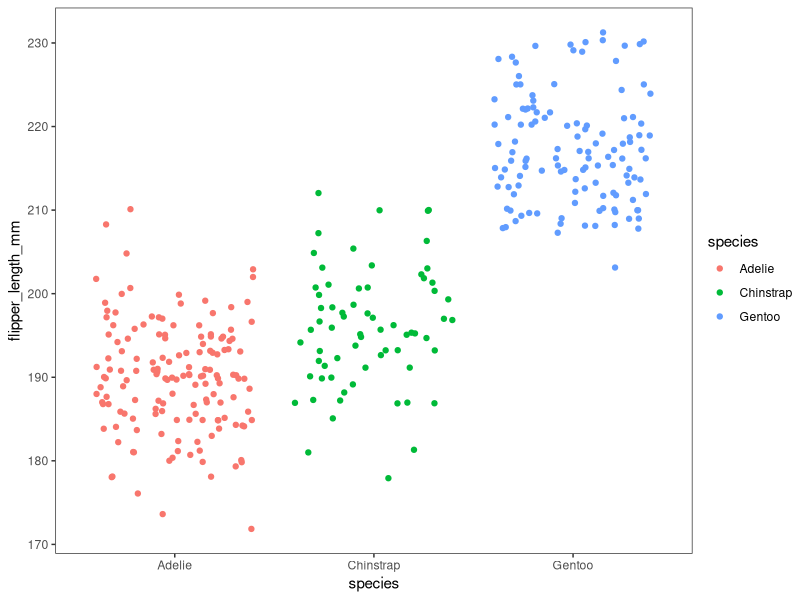
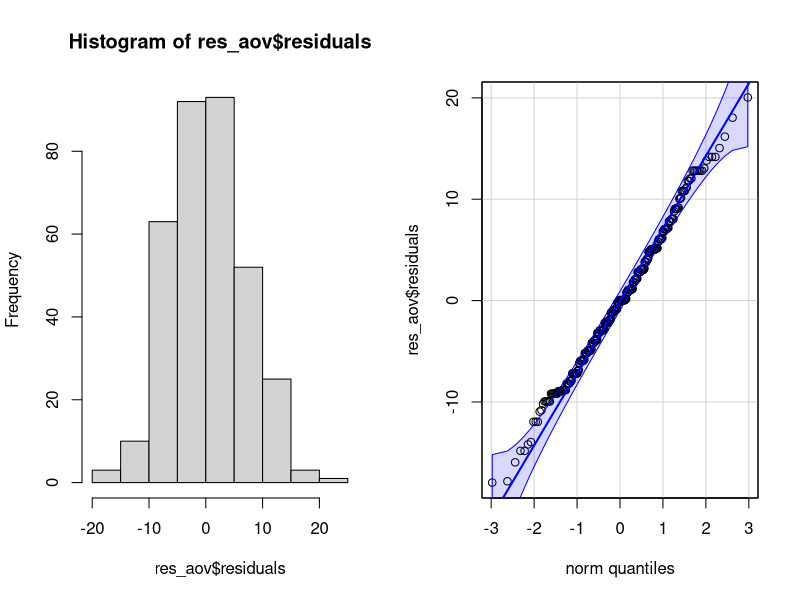
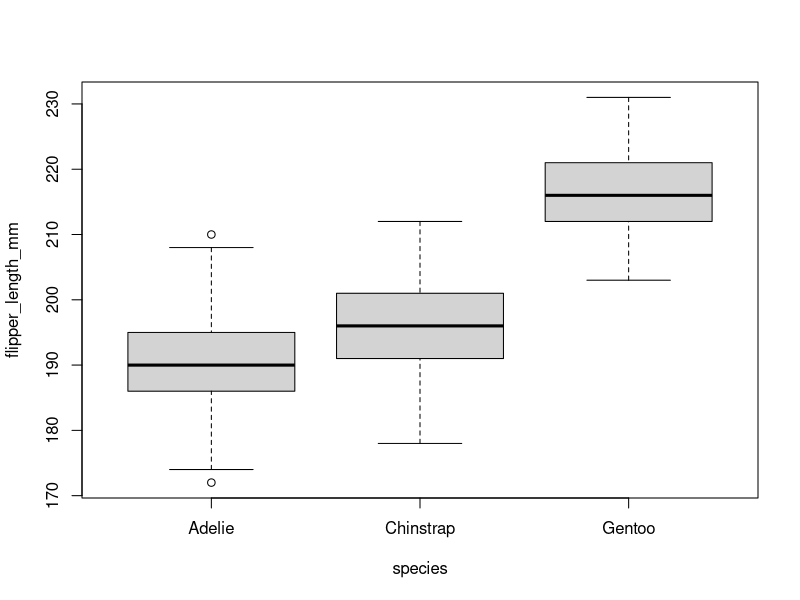
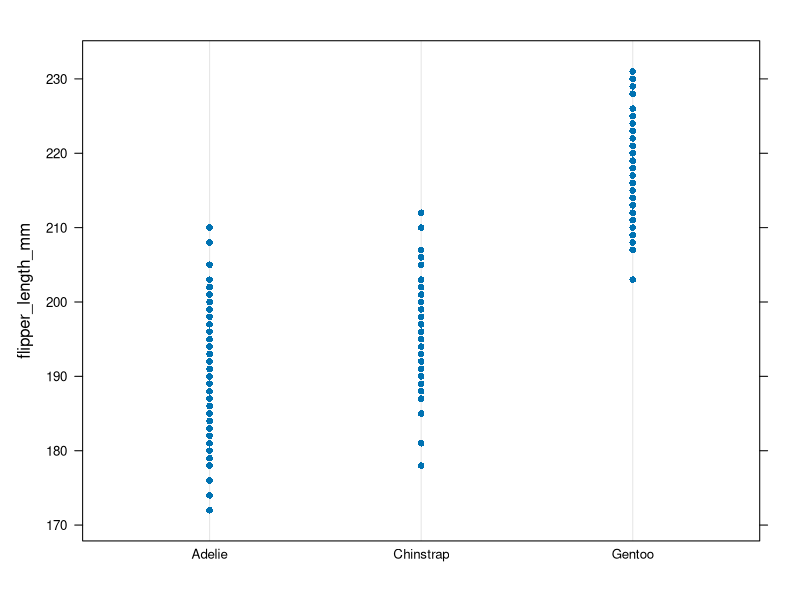

Here is the R script that generated these plots, in order:
# ANOVA in R
# https://statsandr.com/blog/anova-in-r/

# also https://statsandr.com/blog/how-to-do-a-t-test-or-anova-for-many-variables-at-once-in-r-and-communicate-the-results-in-a-better-way/

install.packages("palmerpenguins")
library(palmerpenguins)

library(tidyverse)

dat <- penguins %>%
  select(species, flipper_length_mm)

summary(dat)

library(ggplot2)

ggplot(dat) +
  aes(x = species, y = flipper_length_mm, color = species) +
  geom_jitter() +
  theme(legend.position = "none")+
  theme_test()

# “Are flippers length different for the 3 species of penguins?”.

# first computin ANOVA
res_aov <- aov(flipper_length_mm ~ species,
               data = dat
)

# next check the normality visually
par(mfrow = c(1, 2)) # combine plots

# histogram
hist(res_aov$residuals)

# QQ-plot
library(car)
qqPlot(res_aov$residuals,
       id = FALSE # id = FALSE to remove point identification
)

# or formally Shapiro-Wilk test

shapiro.test(res_aov$residuals)

#P-value of the Shapiro-Wilk test on the residuals is larger than the usual significance level of 
# α = 5 % , so we do not reject the hypothesis that residuals follow a normal distribution (p-value = 0.261).

# Aslo Boxplot and dotplots
par(mfrow = c(1, 1))
boxplot(flipper_length_mm ~ species,
        data = dat
)

library("lattice")
dotplot (flipper_length_mm ~ species,
           data = dat
)

# # Levene's test
library(car)

leveneTest(flipper_length_mm ~ species,
           data = dat
)

# The p-value being larger than the significance level of 0.05, we do not reject the null hypothesis,
# so we cannot reject the hypothesis that variances are equal between species (p-value = 0.719).


